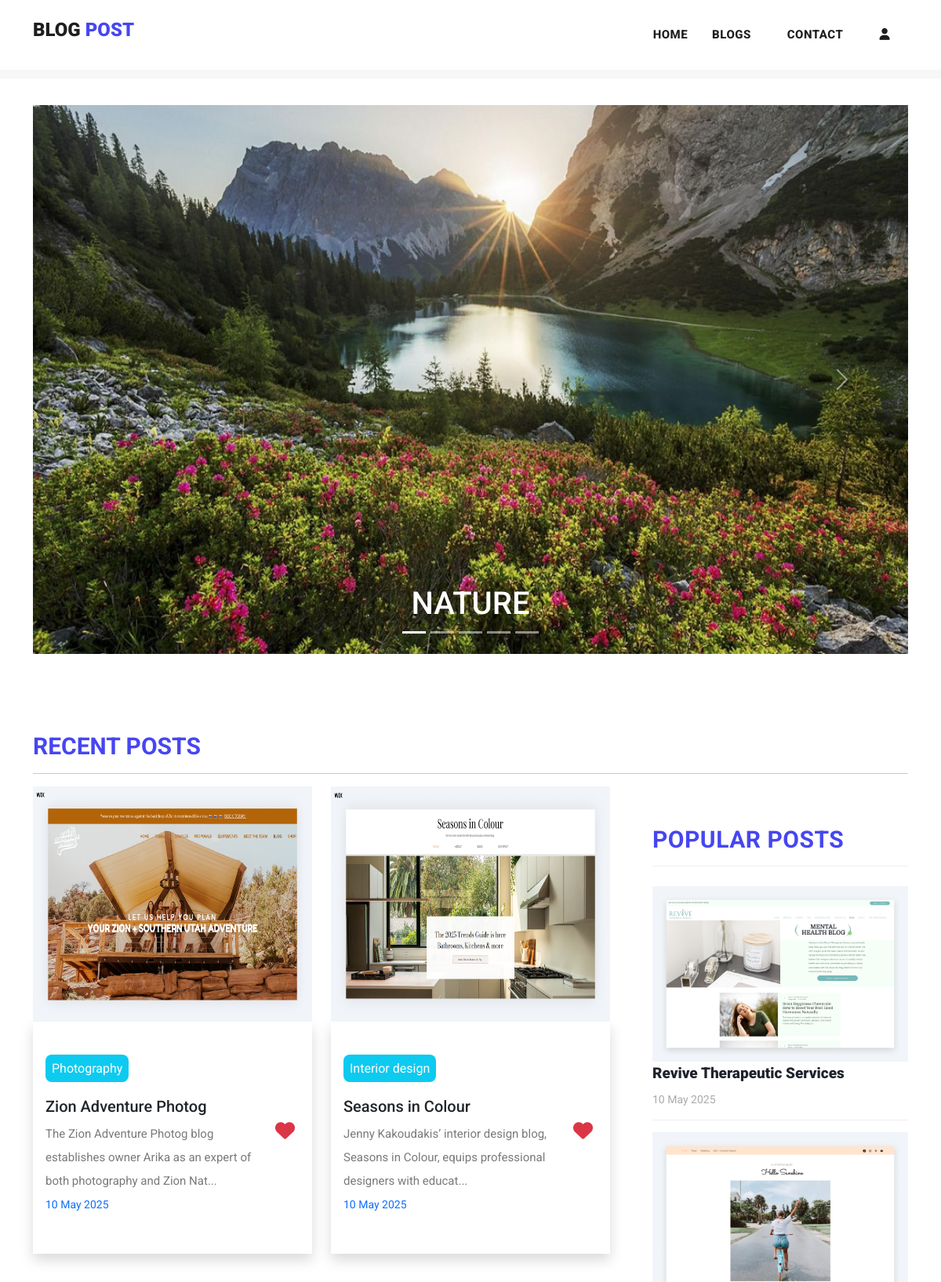
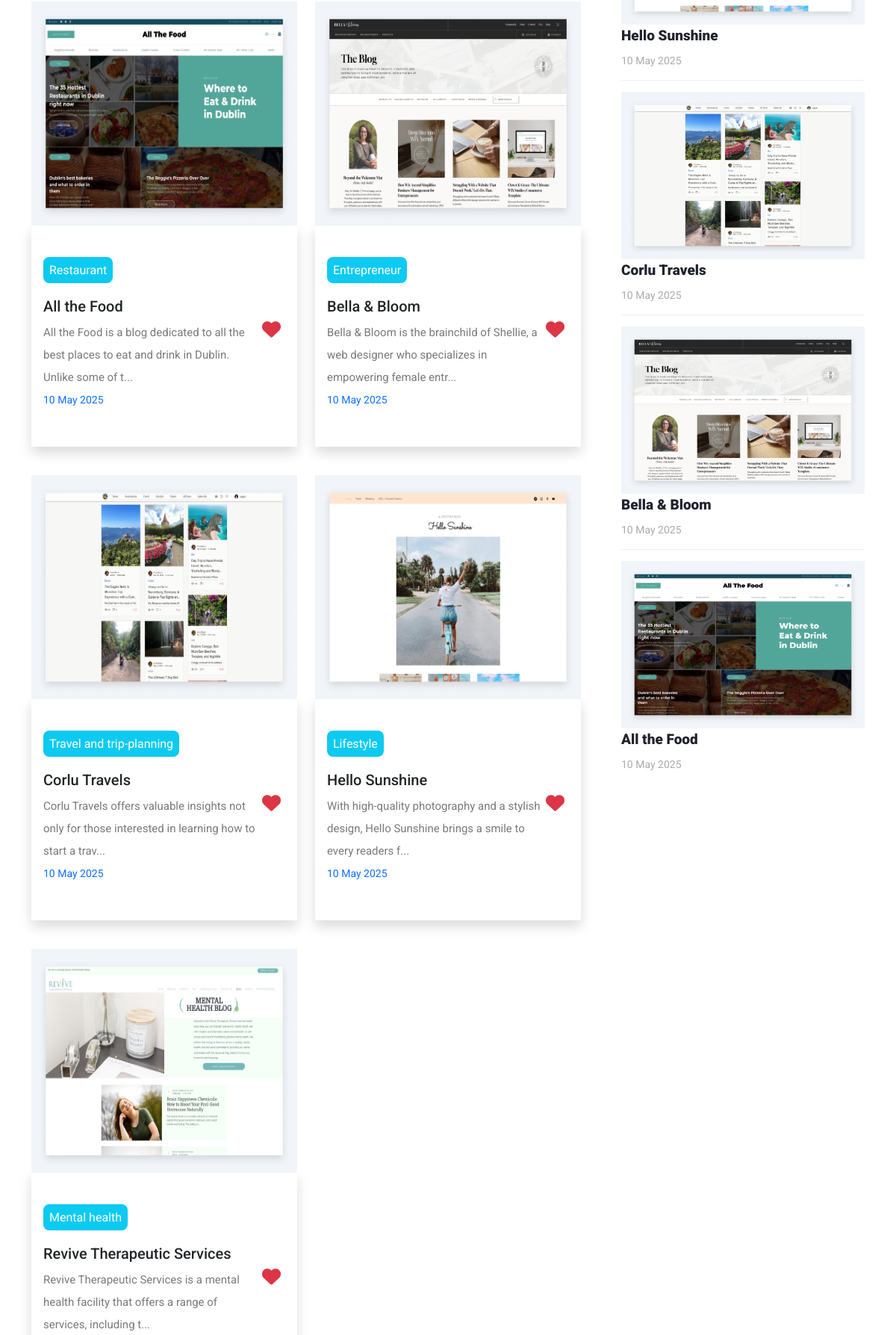
The page / (upper part) on the database its author committed (2 pictures, top to bottom).
### myapp/models.py (models this page shows, shortened)
class Post(models.Model):
    postname = models.CharField(max_length=600)
    category = models.CharField(max_length=600)
    image = models.ImageField(upload_to='images/posts',blank=True,null=True)
    content = models.CharField(max_length=100000)
    time = models.CharField(default=time,max_length=100, blank=True)
    likes = models.IntegerField(null=True,blank=True,default=0)
    user = models.ForeignKey(User,on_delete=models.CASCADE)

### myapp/views.py (the view)
# urls.py: path("",views.index,name="index"),
def index(request):
    return render(request,"index.html",{
        'posts':Post.objects.filter(user_id=request.user.id).order_by("id").reverse(),
        'top_posts':Post.objects.all().order_by("-likes"),
        'recent_posts':Post.objects.all().order_by("-id"),
        'user':request.user,
        'media_url':settings.MEDIA_URL
    })

### templates/index.html (shortened to what this page needs)
{% load static %}
<!DOCTYPE html>
<html lang="en">
<head>
  <link href="https://cdn.jsdelivr.net/npm/bootstrap@5.3.0-alpha3/dist/css/bootstrap.min.css" rel="stylesheet"
>
  <link href="{% static 'vendor/bootstrap/css/bootstrap.min.css' %}" rel="stylesheet">
  <link href="https://cdn.jsdelivr.net/npm/bootstrap@5.3.1/dist/css/bootstrap.min.css" rel="stylesheet"
>
</head>
<link rel="stylesheet" href="{% static 'assets/css/fontawesome.css' %}">
<link rel="stylesheet" href="https://cdnjs.cloudflare.com/ajax/libs/font-awesome/6.4.2/css/all.min.css">
<link rel="stylesheet" href="{% static 'assets/css/templatemo-stand-blog.css' %}">
<link rel="stylesheet" href="{% static 'assets/css/owl.css' %}">
<link rel="stylesheet" href="{% static 'assets/css/styles.css' %}">
</head>
<body>
  {%include 'header.html'%}
  <div class="container mt-5 carousel">
    <div id="carouselExampleCaptions" class="carousel slide">
      <div class="carousel-indicators">
        <button type="button" data-bs-target="#carouselExampleCaptions" data-bs-slide-to="0" class="active"
          aria-current="true" aria-label="Slide 1"></button>
        <button type="button" data-bs-target="#carouselExampleCaptions" data-bs-slide-to="1"
          aria-label="Slide 2"></button>
        <button type="button" data-bs-target="#carouselExampleCaptions" data-bs-slide-to="2"
          aria-label="Slide 3"></button>
        <button type="button" data-bs-target="#carouselExampleCaptions" data-bs-slide-to="3"
          aria-label="Slide 4"></button>
        <button type="button" data-bs-target="#carouselExampleCaptions" data-bs-slide-to="4"
          aria-label="Slide 5"></button>
      </div>
      <div class="carousel-inner">
        <div class="carousel-item active">
          <img src="{% static 'assets/images/nature1.jpg' %}" alt="image1">
          <div class="carousel-caption ">
            <h1>NATURE</h1>
          </div>
        </div>
      </div>
      <button class="carousel-control-prev" type="button" data-bs-target="#carouselExampleCaptions"
        data-bs-slide="prev">
        <span class="carousel-control-prev-icon" aria-hidden="true"></span>
      </button>
      <button class="carousel-control-next" type="button" data-bs-target="#carouselExampleCaptions"
        data-bs-slide="next">
        <span class="carousel-control-next-icon" aria-hidden="true"></span>
      </button>
    </div>
  </div>
  <section class="blog-posts">
    <div class="container">
      <h3 class="mb-2" style="color: rgb(70, 70, 241); font-size: 30px; font-weight: bold;">RECENT POSTS</h3>
      <hr>
      <div class=" row">
        <div class="col-lg-8">
          <div class="all-blog-posts">
            <div class="row">
              {% for post in top_posts|slice:"7:" %}
              <div class="col col-lg-6 col-12 pb-2 blog-post ">
                <img src="{{media_url}}{{post.image}}" alt="" class="img-fluid" width="100%">
                <div class="px-3 py-5 shadow">
                  <a href="{% url 'post' post.id %}" class="text-decoration-none text-dark mb-3">
                    <span class="text-white bg-info text-center rounded-3 mt-5"
                      style="padding: 8px;">{{post.category}}</span>
                    <h5 class="mt-4">{{post.postname}}</h5>
                  </a>
                  <form method="post" action="{% url 'increaselikes' post.id %}">
                    <button class="float-right small" type="submit"
                      style="border: none; background: transparent; font-size: 25px;"><i
                        class="fa fa-heart text-danger"></i></button>
                  </form>
                  <p class="mt-2">{{post.content|slice:"0:100"}}...</p>
                  <p class="small text-primary">{{post.time}} </p>
                </div>
              </div>
              {% endfor %}
            </div>
          </div>
        </div>
        <div class="col-lg-4">
          <div class="sidebar">
            <div class="row">
              <div class="col-lg-12">
                <div class="sidebar-item recent-posts">
                  <div class="sidebar-heading">
                    <h2 style="color: rgb(70, 70, 241); font-size: 30px; font-weight: bold;">Popular Posts</h2>
                  </div>
                  <div class="content">
                    <ul>
                      {% for post in recent_posts|slice:"0:5" %}
                      <li>
                        <img src="{{media_url}}{{post.image}}" class="img-fluid" alt="" width="100%">
                        <a href="post-details.html">
                          <a href="{% url 'post' post.id %}" class="text-decoration-none text-dark">
                            <h5>{{post.postname}}</h5>
                          </a>
                          <span>{{post.time}}</span>
                        </a>
                      </li>
                      {% endfor %}
                    </ul>
                  </div>
                </div>
              </div>
            </div>
          </div>
        </div>
      </div>
    </div>
  </section>
</body>
</html>

### static/assets/css/templatemo-stand-blog.css (style rules this page uses)
body { font-family: 'Roboto', sans-serif; overflow-x: hidden; text-rendering: optimizeLegibility; -webkit-font-smoothing: antialiased; -moz-osx-font-smoothing: grayscale; }
p { margin-bottom: 0px; font-size: 15px; font-weight: 400; color: #7a7a7a; line-height: 30px; }
a { text-decoration: none!important; }
ul { padding: 0; margin: 0; list-style: none; }
h1,h2,h3,h4,h5,h6 { margin: 0px; }
.blog-posts { margin-top: 100px; }
.blog-posts .blog-post { margin-bottom: 30px; }
.blog-posts .sidebar-heading h2 { font-size: 18px; text-transform: uppercase; font-weight: 900; letter-spacing: 0.5px; color: #20232e; border-bottom: 1px solid #eee; padding-bottom: 15px; margin-bottom: 25px; }
.sidebar { margin-left: 30px; }
.sidebar .sidebar-item { margin-top: 50px; }
.sidebar .sidebar-heading h2 { font-size: 18px; text-transform: uppercase; font-weight: 900; letter-spacing: 0.5px; color: #20232e; border-bottom: 1px solid #eee; padding-bottom: 15px; margin-bottom: 25px; }
.sidebar .recent-posts ul li { margin-bottom: 15px; padding-bottom: 15px; border-bottom: 1px solid #eee; }
.sidebar .recent-posts ul li:last-child { margin-bottom: 0px; padding-bottom: 0px; border-bottom: none; }
.sidebar .recent-posts ul li h5 { font-size: 19px; font-weight: 900; color: #20232e; line-height: 30px; transition: all 0.3s; }
.sidebar .recent-posts ul li span { display: block; font-size: 14px; color: #aaa; margin-top: 8px; }

### static/assets/css/styles.css (style rules this page uses)
.carousel img { width: 100%; height: 700px; }
.blog-posts .blog-post img, .blog-post img { height: 300px; }

### templates/footer.html (style rules this page uses)
li { text-decoration: none; text-align: left; }
li a { color: rgb(153, 147, 147); }

### rows shown on the page
Post: image (picture), category "Photography", postname "Zion Adventure Photog", content "The Zion Adventure Photog blog establishes owner Arika as an expert of both photography and Zion Nat", time "10 May 2025"
Post: image (picture), category "Interior design", postname "Seasons in Colour", content "Jenny Kakoudakis’ interior design blog, Seasons in Colour, equips professional designers with educat", time "10 May 2025"
Post: image (picture), category "Restaurant", postname "All the Food", content "All the Food is a blog dedicated to all the best places to eat and drink in Dublin. Unlike some of t", time "10 May 2025"
Post: image (picture), category "Entrepreneur", postname "Bella & Bloom", content "Bella & Bloom is the brainchild of Shellie, a web designer who specializes in empowering female entr", time "10 May 2025"
Post: image (picture), category "Travel and trip-planning", postname "Corlu Travels", content "Corlu Travels offers valuable insights not only for those interested in learning how to start a trav", time "10 May 2025"
Post: image (picture), category "Lifestyle", postname "Hello Sunshine", content "With high-quality photography and a stylish design, Hello Sunshine brings a smile to every readers f", time "10 May 2025"
Post: image (picture), category "Mental health", postname "Revive Therapeutic Services", content "Revive Therapeutic Services is a mental health facility that offers a range of services, including t", time "10 May 2025"
